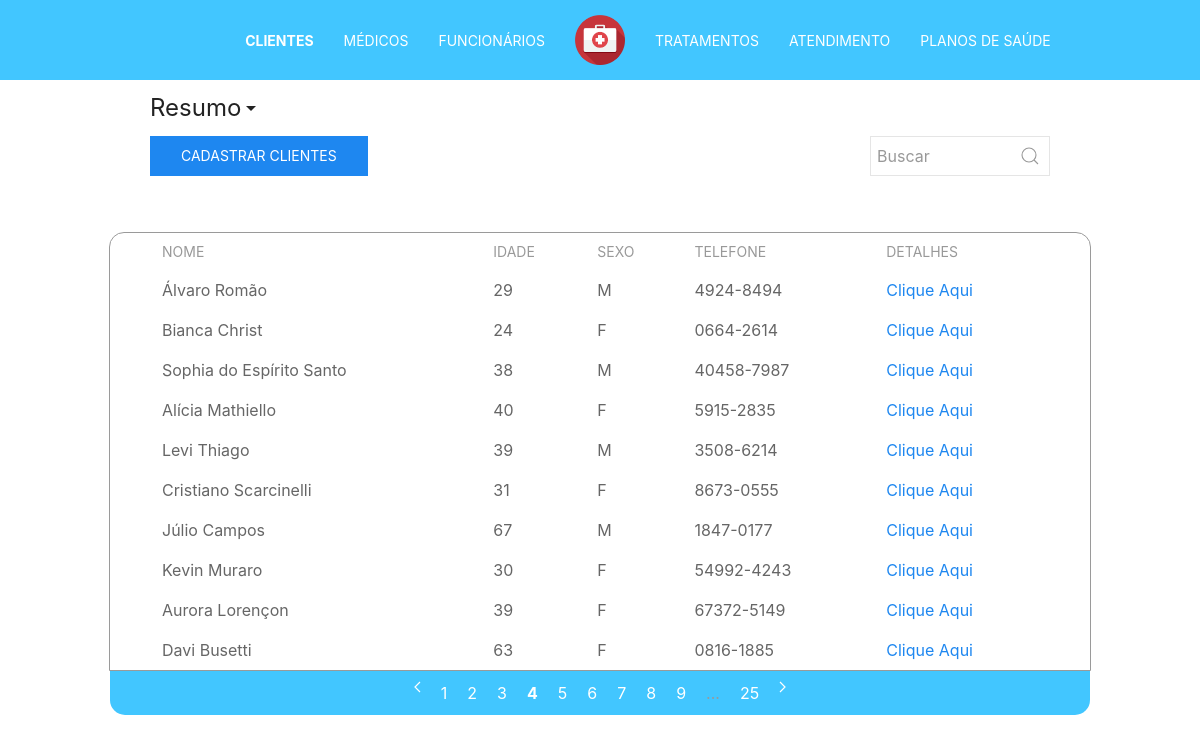
The app's page /php/pages/list.php?type=clientes&page=4&subtype=realizados with its own data.
### tables this page shows
CREATE TABLE `pessoa` (
  `CPF` bigint(20) unsigned NOT NULL,
  `nome` varchar(50) DEFAULT NULL,
  `estado_civil` char(13) NOT NULL,
  `sexo` int(11) NOT NULL,
  `data_de_nascimento` date NOT NULL,
  `numero_do_telefone` char(15) NOT NULL,
  `cep` char(9) NOT NULL,
  `estado` char(30) NOT NULL,
  `cidade` varchar(50) NOT NULL,
  `bairro` varchar(50) NOT NULL,
  `logradouro` varchar(53) NOT NULL,
  `complemento` int(11) NOT NULL,
  `numero` int(11) NOT NULL,
  `email` varchar(100) DEFAULT NULL,
  PRIMARY KEY (`CPF`)
);

### php/tables/table.php (called while the page is built)
<?php
  include("table_head.php");
  include("table_body.php");
  include("table_footer.php");
 ?>

### php/config/checktype.php (called while the page is built, shortened)
<?php
  if(isset($_GET['type'])){
        $type=$_GET['type'];
    }
 ?>

### php/config/checkpage.php (called while the page is built, shortened)
<?php
  if(isset($_GET['page'])){
        $page=$_GET['page'];
  }
?>

### php/config/checksearch.php (called while the page is built, shortened)
<?php
    $search = "";
 ?>

### php/tables/table_body.php (the view, shortened to what this page needs)
    <tbody>
      <?php
      switch ($type) {
        case "clientes":
            $sql = 'call  lista_de_clientes('.($page-1).', "'.$search.'");';
            foreach ($dbl->query($sql) as $row) {
              $nome = $row['nome'];
              $idade = $row['idade'];
              $sexo = $row['sexo'];
              $telefone = $row['numero_do_telefone'];
              $cpf = $row['cpf'];
              $retVal = ($sexo==1) ? "M" : "F" ;
              echo '<tr >
                <td>'.$nome.'</td>
                <td>'.$idade.'</td>
                <td>'.$retVal.'</td>
                <td>'.$telefone.'</td>
                <td><a href="detail.php?type='.$type.'&id='.$cpf.'">Clique Aqui</a></td>
              </tr>';
            }
            break;
            }
       ?>
    </tbody>
  </table>
</div>

### css/main.css (style rules this page uses)
.custom_padding_bottom_5p { padding-bottom: 5% !important; }

### records on screen
pessoa: nome "Álvaro Romão", idade "29", sexo "M", numero_do_telefone "4924-8494"
pessoa: nome "Bianca Christ", idade "24", sexo "F", numero_do_telefone "0664-2614"
pessoa: nome "Sophia do Espírito Santo", idade "38", sexo "M", numero_do_telefone "40458-7987"
pessoa: nome "Alícia Mathiello", idade "40", sexo "F", numero_do_telefone "5915-2835"
pessoa: nome "Levi Thiago", idade "39", sexo "M", numero_do_telefone "3508-6214"
pessoa: nome "Cristiano Scarcinelli", idade "31", sexo "F", numero_do_telefone "8673-0555"
pessoa: nome "Júlio Campos", idade "67", sexo "M", numero_do_telefone "1847-0177"
pessoa: nome "Kevin Muraro", idade "30", sexo "F", numero_do_telefone "54992-4243"
pessoa: nome "Aurora Lorençon", idade "39", sexo "F", numero_do_telefone "67372-5149"
pessoa: nome "Davi Busetti", idade "63", sexo "F", numero_do_telefone "0816-1885"

### other values on screen
$retVal "CADASTRAR"
$type "CLIENTES"
$pages "25"
